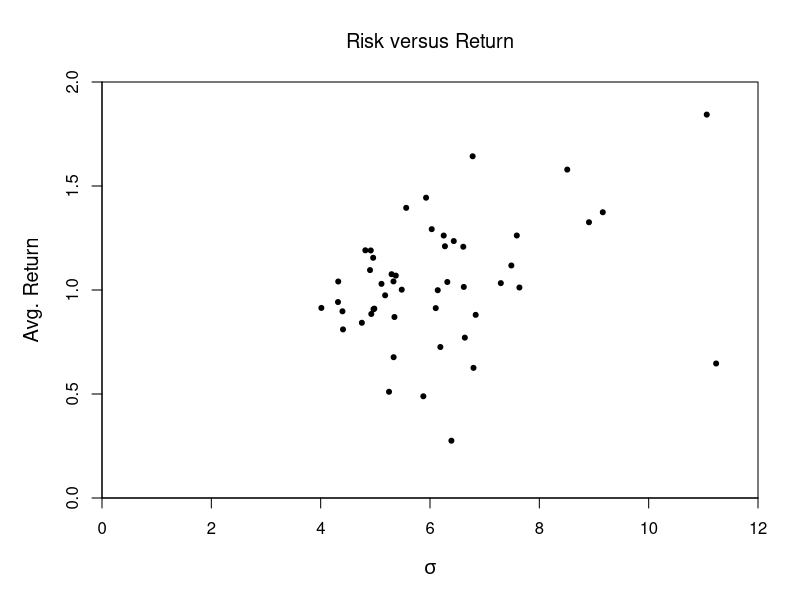
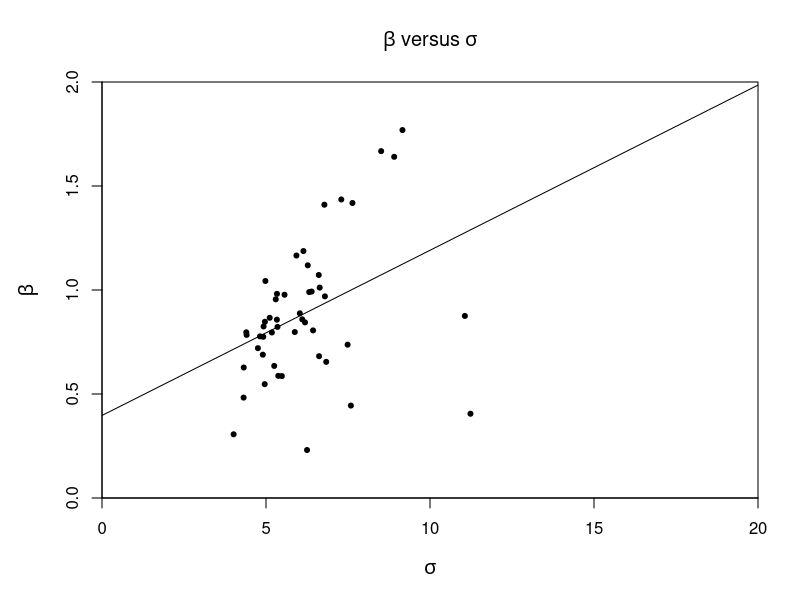
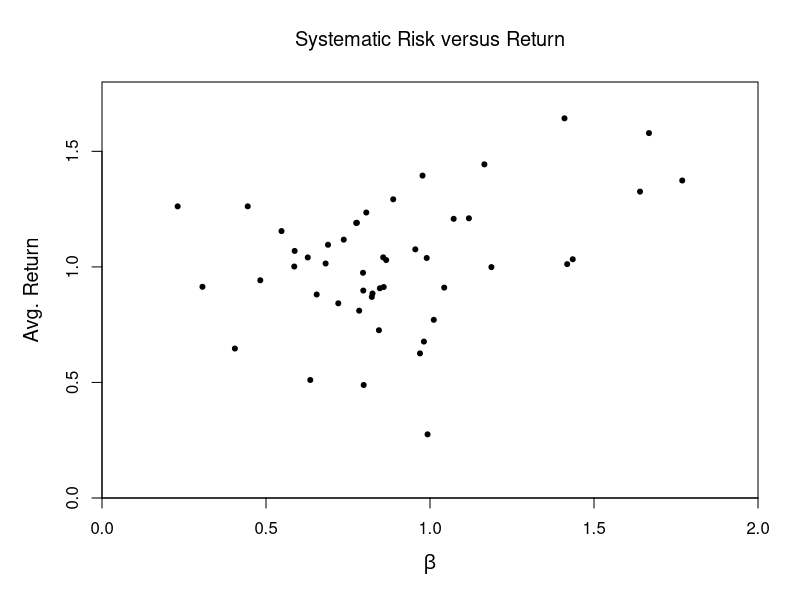

The R source for these figures, in order:
mydata <- read.csv("b.CSV", TRUE)
ff <- read.csv("c.CSV", TRUE)
mydata <- mydata[mydata$Date < 200701,]
mydata <- mydata[mydata$Date > 198912, ]
ff <- ff[ff$Date < 200701,]
ff <- ff[ff$Date > 198912,]
mydata$Date <- paste(paste(substr(mydata$Date, 1, 4), substr(mydata$Date, 5, 6),  sep = "-"))
mytime <- mydata$Date # backup for time series (xts)
rownames(mydata) <- mydata$Date
mydata$Date <- NULL
mydata[mydata == -99.99 | mydata == -999] <- NA
# || only evaluates FIRST element and returns one boolean value in a one-dimensional vector
# | evaluates everything and returns boolean values in a n-dimensional vector

mydata_mean <- colMeans(mydata, na.rm = TRUE)
mydata_sd <- apply(mydata, 2, sd, na.rm = TRUE)
# uses Bessel's correction
mydata_min <- apply(mydata, 2, min, na.rm = TRUE) 
mydata_max <- apply(mydata, 2, max, na.rm = TRUE)
#b: summary statistics
summ_stat <- data.frame(rbind(mean = mydata_mean, volty = mydata_sd, min = mydata_min, max = mydata_max ))
print(summ_stat)
#d: One Sample t-test, mu = 0,alpha is at 0.05 (conf.level=0.95)
apply(mydata, 2, t.test)
#f
par(mar=c(5.1,5.1,4.1,2.1), xaxs="i", yaxs="i", cex.lab=1.2, pch=20) # margins 4.1 to 4.5
plot(mydata_sd, mydata_mean, xlim=c(0,12), ylim=c(0,2),main=expression("Risk versus Return"), xlab=expression(sigma), ylab="Avg. Return")
#h: regression
betas <- c()
for(i in 1:49){
  single_beta <- lm((mydata[,i] - ff$RF) ~ ff$Mkt.RF)
  betas[i]<- coef(single_beta)["ff$Mkt.RF"]
}
#i
lm_1 <- lm(betas ~ mydata_sd)
plot(mydata_sd,betas, xlim= c(0,20), ylim=c(0,2), main=expression(beta ~ "versus" ~ sigma), ylab = expression(beta), xlab = expression(sigma))
abline(lm_1)
#j
lm_2 <- lm(mydata_mean ~ betas)
plot(betas,mydata_mean, xlim=c(0,2),ylim=c(0,1.8),main=expression("Systematic Risk versus Return"), ylab="Avg. Return", xlab=expression(beta))
#abline(lm_2)
#abline(a=0, b=1)
